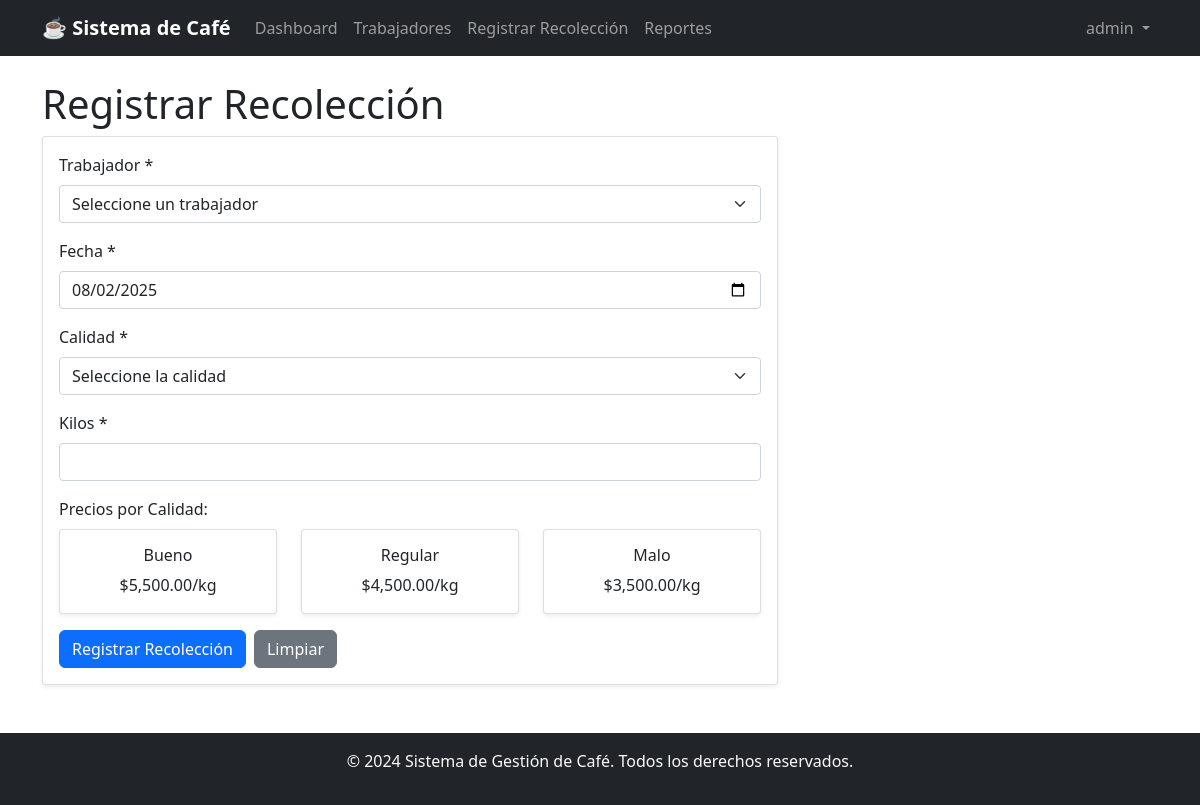
The app's page /index.php?accion=recolecciones_formulario (signed in) with its own data.
### tables this page shows
CREATE TABLE config_precios (
    calidad ENUM('bueno', 'regular', 'malo') PRIMARY KEY,
    precio_kg DECIMAL(10,2) NOT NULL,
    fecha_actualizacion DATETIME DEFAULT CURRENT_TIMESTAMP ON UPDATE CURRENT_TIMESTAMP
);

### controladores/ControladorBase.php (called while the page is built, shortened)
<?php
class ControladorBase {
    protected function cargarVista($vista, $datos = []) {
        extract($datos);
        require_once "vistas/{$vista}.php";
    }
}
?>

### controladores/ControladorRecoleccion.php (called while the page is built, shortened)
<?php
require_once 'controladores/ControladorBase.php';
require_once 'modelos/ModeloRecoleccion.php';
class ControladorRecoleccion extends ControladorBase {
    private $modeloRecoleccion;
    private $modeloTrabajador;
    public function __construct() {
        $this->modeloRecoleccion = new ModeloRecoleccion();
        $this->modeloTrabajador = new ModeloTrabajador();
    }
    public function mostrarFormulario() {
        $trabajadores = $this->modeloTrabajador->obtenerTodos();
        $precios = $this->modeloRecoleccion->obtenerPrecios();
        $this->cargarVista('recolecciones/formulario', [
            'trabajadores' => $trabajadores,
            'precios' => $precios
        ]);
    }
}
?>

### modelos/ModeloBase.php (called while the page is built, shortened)
<?php
require_once 'config/conexion.php';
class ModeloBase {
    public function __construct() {
        $db = new Conexion();
        $this->conexion = $db->obtenerConexion();
    }
}
?>

### config/conexion.php (called while the page is built)
<?php
class Conexion {
    private $host = 'localhost';
    private $usuario = 'root';
    private $contrasena = '';
    private $base_datos = 'cafe_db';
    private $conexion;
    public function __construct() {
        try {
            $this->conexion = new PDO(
                "mysql:host={$this->host};dbname={$this->base_datos};charset=utf8mb4",
                $this->usuario,
                $this->contrasena,
                [
                    PDO::ATTR_ERRMODE => PDO::ERRMODE_EXCEPTION,
                    PDO::ATTR_DEFAULT_FETCH_MODE => PDO::FETCH_ASSOC
                ]
            );
        } catch (PDOException $e) {
            die("Error de conexión: " . $e->getMessage());
        }
    }
    public function obtenerConexion() {
        return $this->conexion;
    }
}
?>

### modelos/ModeloRecoleccion.php (called while the page is built, shortened)
<?php
require_once 'modelos/ModeloBase.php';
class ModeloRecoleccion extends ModeloBase {
    public function obtenerPrecios() {
        $sql = "SELECT * FROM config_precios";
        $stmt = $this->conexion->prepare($sql);
        $stmt->execute();
        return $stmt->fetchAll();
    }
}
?>

### vistas/recolecciones/formulario.php (the view, shortened to what this page needs)
<?php include 'vistas/layout/header.php'; ?>
<div class="row">
    <div class="col-md-8">
        <h1>Registrar Recolección</h1>
        <div class="card">
            <div class="card-body">
                <form method="POST" action="index.php?accion=recoleccion_registrar" id="formRecoleccion">
                    <div class="mb-3">
                        <label for="trabajador_id" class="form-label">Trabajador *</label>
                        <select class="form-select" id="trabajador_id" name="trabajador_id" required>
                            <option value="">Seleccione un trabajador</option>
                        </select>
                    </div>
                    <div class="mb-3">
                        <label for="fecha" class="form-label">Fecha *</label>
                        <input type="date" class="form-control" id="fecha" name="fecha"
                               value="<?php echo date('Y-m-d'); ?>" required>
                    </div>
                    <div class="mb-3">
                        <label for="calidad" class="form-label">Calidad *</label>
                        <select class="form-select" id="calidad" name="calidad" required>
                            <option value="">Seleccione la calidad</option>
                        </select>
                    </div>
                    <div class="mb-3">
                        <label for="kilos" class="form-label">Kilos *</label>
                        <input type="number" class="form-control" id="kilos" name="kilos"
                               step="0.01" min="0" required>
                    </div>
                    <div class="mb-3">
                        <label class="form-label">Precios por Calidad:</label>
                        <div class="row">
                            <?php foreach ($precios as $precio): ?>
                                <div class="col-md-4">
                                    <div class="card">
                                        <div class="card-body text-center">
                                            <h6 class="card-title text-capitalize"><?php echo $precio['calidad']; ?></h6>
                                            <p class="card-text">$<?php echo number_format($precio['precio_kg'], 2); ?>/kg</p>
                                        </div>
                                    </div>
                                </div>
                            <?php endforeach; ?>
                        </div>
                    </div>
                    <div class="d-flex gap-2">
                        <button type="submit" class="btn btn-primary">Registrar Recolección</button>
                        <button type="reset" class="btn btn-secondary">Limpiar</button>
                    </div>
                </form>
            </div>
        </div>
    </div>
</div>
<?php include 'vistas/layout/footer.php'; ?>

### assets/css/estilos.css (style rules this page uses)
body { font-family: "Segoe UI", Tahoma, Geneva, Verdana, sans-serif; }
.card { box-shadow: 0 0.125rem 0.25rem rgba(0, 0, 0, 0.075); border: 1px solid rgba(0, 0, 0, 0.125); }
.btn { border-radius: 0.375rem; }

### records on screen
config_precios: calidad "Bueno", precio_kg "5,500.00"
config_precios: calidad "Regular", precio_kg "4,500.00"
config_precios: calidad "Malo", precio_kg "3,500.00"

### other values on screen
$_SESSION['usuario_nombre'] "admin"
